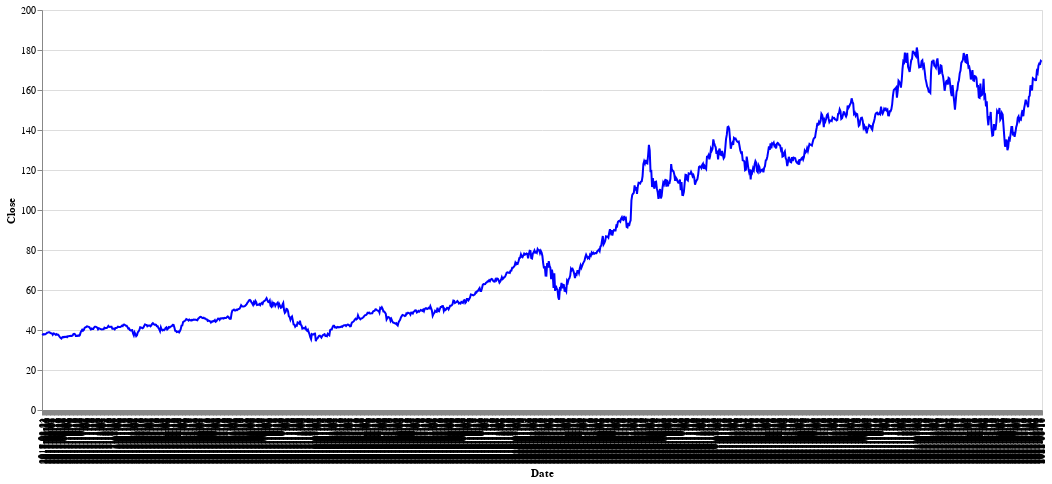

Notebook code cell kept with this figure:
### Code cell
alt.Chart(data_new).mark_line(color='blue').encode(
    x='Date',
    y='Close'
).properties(
    height=400,
    width=1000
)

### Figure 1 — Vega-Lite specification as saved in the notebook (floating-point values rounded to 4 significant figures; data arrays with more than 128 entries replaced by an {"elided": "..."} marker saying what was removed)
{"config": {"view": {"continuousWidth": 400, "continuousHeight": 300}}, "data": {"name": "data-81d61f3a42148ca6a6d697309105593c"}, "mark": {"type": "line", "color": "blue"}, "encoding": {"x": {"field": "Date", "type": "nominal"}, "y": {"field": "Close", "type": "quantitative"}}, "height": 400, "width": 1000, "$schema": "https://vega.github.io/schema/vega-lite/v4.17.0.json", "datasets": {"data-81d61f3a42148ca6a6d697309105593c": {"elided": "1258 records"}}}
